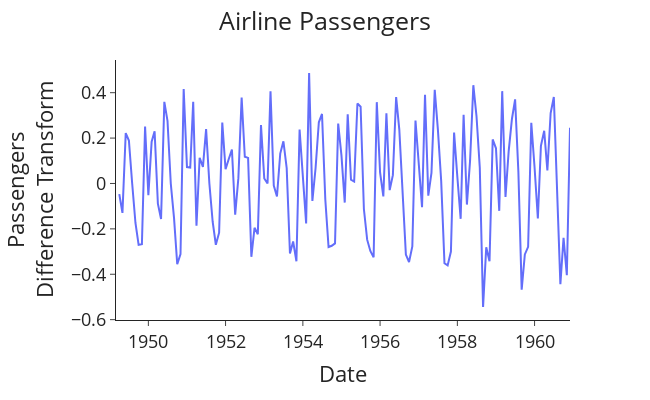

This figure's notebook cell:
### Markdown cell above
### Differencing + Box-Cox Transform aka. STATIONARY DATA

### Code cell
df['Passenger_Diff_box_cox']=df['Passengers_box_cox'].diff()
plotting(title='Airline Passengers', data=df, x='Date', y='Passenger_Diff_box_cox',
         x_label='Date', y_label='Passengers<br>Difference Transform')

### Figure 1 — Plotly figure (JSON) as saved in the notebook; plotly's stock layout.template omitted (floating-point values rounded to 4 significant figures; data arrays with more than 128 entries replaced by an {"elided": "..."} marker saying what was removed)
{"data": [{"hovertemplate": "Date=%{x}<br>Passengers<br>Difference Transform=%{y}<extra></extra>", "legendgroup": "", "line": {"color": "#636efa", "dash": "solid"}, "marker": {"symbol": "circle"}, "mode": "lines", "name": "", "orientation": "v", "showlegend": false, "type": "scatter", "x": {"elided": "142 str values"}, "xaxis": "x", "y": {"elided": "142 float values"}, "yaxis": "y"}], "layout": {"font": {"size": 18}, "height": 400, "legend": {"tracegroupgap": 0}, "margin": {"t": 60}, "title": {"text": "Airline Passengers", "x": 0.5}, "width": 650, "xaxis": {"anchor": "y", "autorange": true, "domain": [0, 1], "range": ["1949-03-01", "1960-12-01"], "title": {"text": "Date"}, "type": "date"}, "yaxis": {"anchor": "x", "autorange": true, "domain": [0, 1], "range": [-0.6015, 0.5441], "title": {"text": "Passengers<br>Difference Transform"}, "type": "linear"}}}
